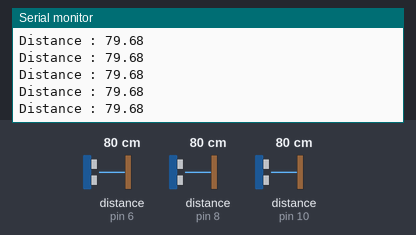
Recording of a sketch running on a simulated Arduino Uno, built with avr-gcc and run on an emulated ATmega328P. On the bench: the last lines printed to the serial monitor. Wiring (inferred from the names in the program): 3 × ultrasonic range finder: trigger pin 5, echo pin 6 / trigger pin 7, echo pin 8 / trigger pin 9, echo pin 10. Inputs (shaded band) come from the test bench; at power-on: distance to the obstacle (sensors on pin 6, pin 8, pin 10) 80 cm. The echo pulse lasts 58.3 µs per cm.

Above: at 1.2 s.
1.3 s: distance to the obstacle (sensor on pin 6) set to 2 cm
At 1.9 s:
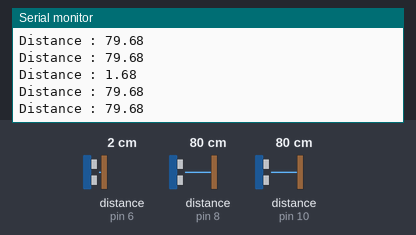
4.3 s: distance to the obstacle (sensor on pin 8) set to 2 cm
At 5.0 s:
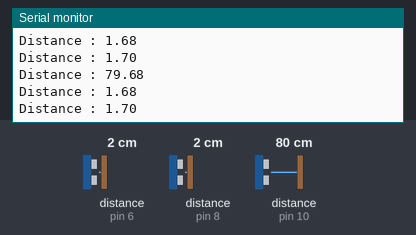
5.8 s: distance to the obstacle (sensor on pin 10) set to 2 cm
At 6.3 s:
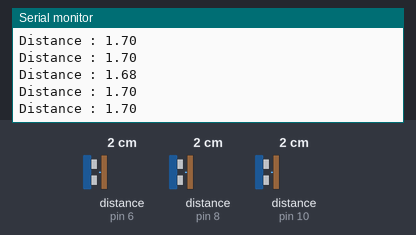
8.8 s: distance to the obstacle (sensor on pin 6) set to 18 cm
At 9.7 s:
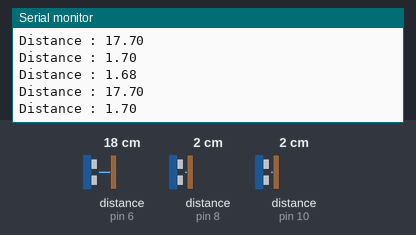
11.8 s: distance to the obstacle (sensor on pin 6) set to 4 cm
At 12.3 s:
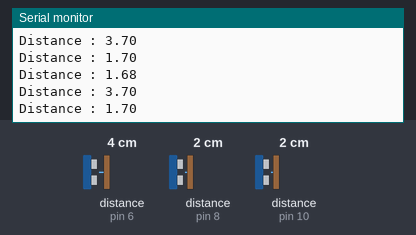
14.8 s: distance to the obstacle (sensor on pin 8) set to 4 cm
At 15.4 s:
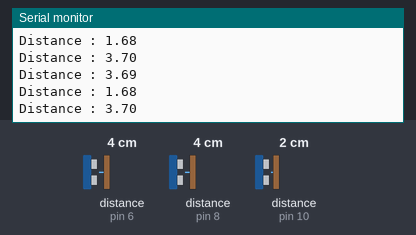
Timing chart, 0 to 17.3 s (numbered marks = the images above; inputs shaded):
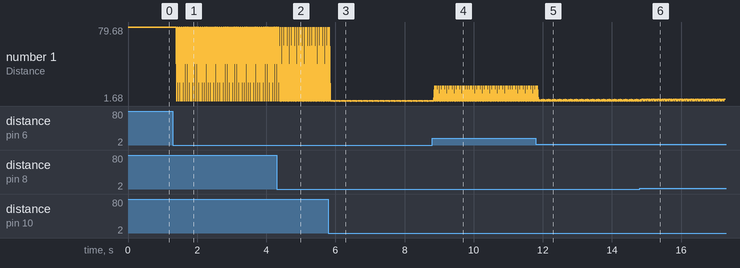

The sketch:

ultrasonic-3-funtion.ino
```cpp
int triger1 = 5;
int echo1 = 6;
int triger2 = 7;
int echo2 = 8;
int triger3 = 9;
int echo3 = 10;

float duration;
float distance;
void setup() {
  // put your setup code here, to run once:
  pinfunction(triger1, echo1);
  pinfunction(triger2, echo2);
  pinfunction(triger3, echo3);

  Serial.begin(9600);
}

void loop() {
  distancefunction(triger1, echo1);
  Serial.print("Distance : ");
  Serial.println(distance);
  distancefunction(triger2, echo2);
  Serial.print("Distance : ");
  Serial.println(distance);
  distancefunction(triger3, echo3);
  Serial.print("Distance : ");
  Serial.println(distance);
}

// ************pinMode Function**************
void pinfunction(int triger, int echo) {
  pinMode(triger, OUTPUT);
  pinMode(echo, INPUT);
}

// ************void loop function*************
void distancefunction(int triger, int echo) {

  digitalWrite(triger, LOW);
  delayMicroseconds(2);
  digitalWrite(triger, HIGH);
  delayMicroseconds(10);
  digitalWrite(triger, LOW);
  duration = pulseIn(echo, HIGH);
  distance = (duration / 2) * 0.0343;
}
```

Measured:
- after the input at 1.3 s, the serial monitor: prints a new line after 0.11 s (image 1)
- after the input at 4.3 s, the serial monitor: prints a new line after 0.10 s (image 2)
- after the input at 8.8 s, the serial monitor: prints a new line after 0.07 s (image 4)
- after the input at 11.8 s, the serial monitor: prints a new line after 0.10 s (image 5)
- after the input at 14.8 s, the serial monitor: prints a new line after 0.09 s (image 6)
- plotted number 1: 1.68 → 17.7 after the input at 8.8 s, 1.68 → 3.69 after the input at 14.8 s
